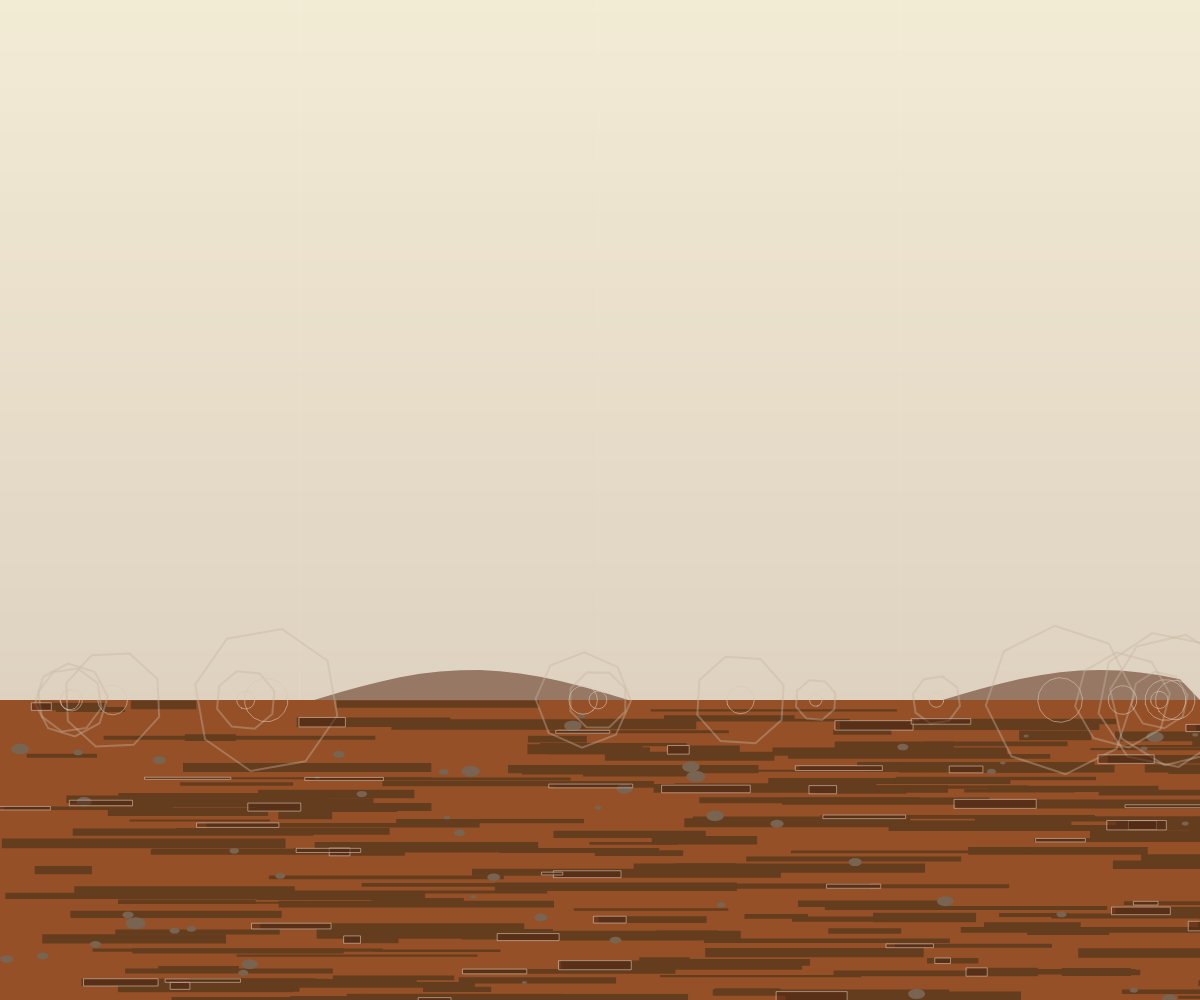
Frame 1 (no input)
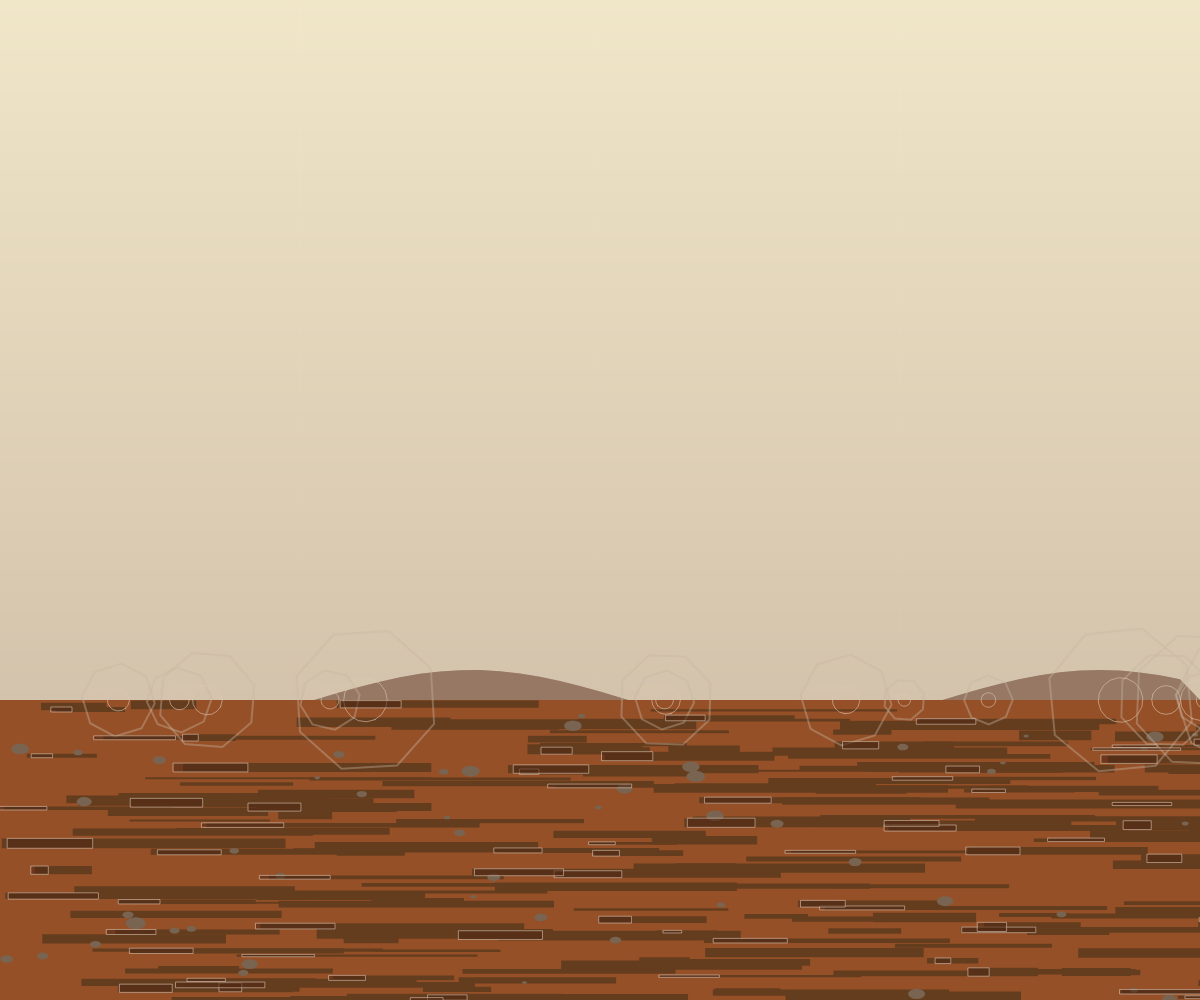
Frame 60 (no input)
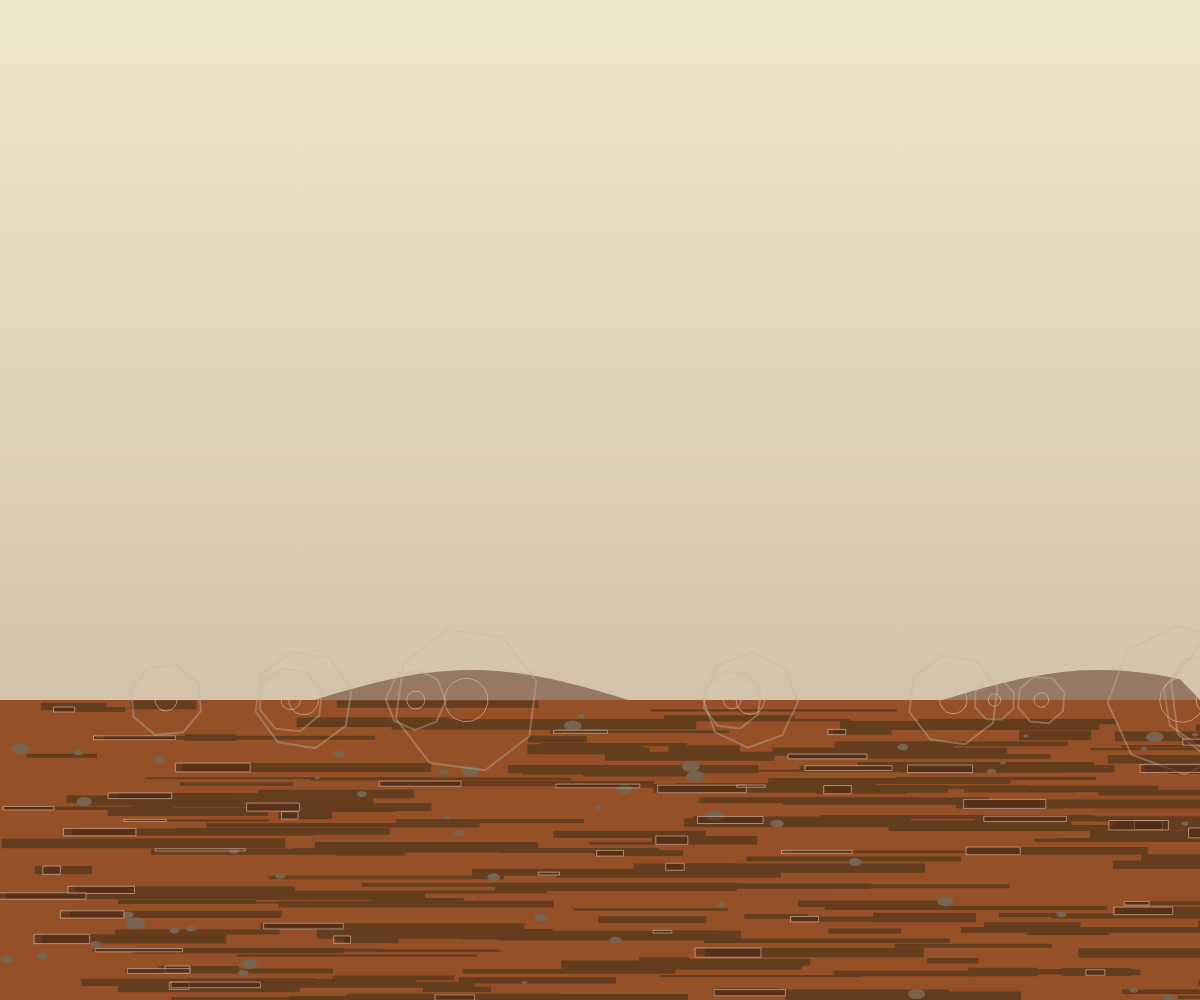
Frame 120 (the mouse pressed at the canvas centre since frame 60)

The p5.js sketch that drew these frames (run headless with seeded random() and noise() and a simulated clock; from frame 60 on, the mouse is pressed at the canvas centre):

// p5.js sketch
// ── sketch.js
let cracks = [];
let dustDevils = [];
let scrubShapes = [];

function setup() {
  createCanvas(windowWidth, windowHeight);
  noStroke();
  
  // Generate cracks
  for (let i = 0; i < 200; i++) {
    cracks.push({
      x: random(width),
      y: random(height * 0.7, height),
      w: random(50, 300),
      h: random(2, 10)
    });
  }
  
  // Generate dust devils
  for (let i = 0; i < 15; i++) {
    dustDevils.push({
      x: random(width),
      y: height * 0.7,
      size: random(20, 80),
      speed: random(0.5, 2),
      angle: random(TWO_PI),
      sway: random(-0.1, 0.1)
    });
  }
  
  // Generate scrub shapes
  for (let i = 0; i < 50; i++) {
    scrubShapes.push({
      x: random(width),
      y: random(height * 0.7, height),
      size: random(5, 20),
      sway: random(-0.05, 0.05)
    });
  }
}

function draw() {
  // Sky gradient
  for (let y = 0; y < height; y++) {
    let inter = map(y, 0, height, 0, 1);
    let c = lerpColor(color(240, 230, 200), color(200, 180, 160), inter);
    stroke(c);
    line(0, y, width, y);
  }
  
  // Distant rock formation
  fill(150, 120, 100);
  noStroke();
  beginShape();
  vertex(0, height * 0.7);
  for (let x = 0; x < width; x += 20) {
    let y = height * 0.7 + sin(x * 0.01) * 30;
    vertex(x, y);
  }
  vertex(width, height * 0.7);
  endShape(CLOSE);
  
  // Ground texture
  fill(150, 80, 40);
  rect(0, height * 0.7, width, height * 0.3);
  
  // Draw cracks
  fill(100, 60, 30);
  for (let crack of cracks) {
    rect(crack.x, crack.y, crack.w, crack.h);
  }
  
  // Draw scrub shapes
  fill(120, 100, 80);
  for (let shape of scrubShapes) {
    ellipse(shape.x, shape.y, shape.size, shape.size * 0.6);
  }
  
  // Update and draw dust devils
  for (let devil of dustDevils) {
    // Slowly move across screen
    devil.x += devil.speed;
    devil.angle += devil.sway;
    
    // Reset if off screen
    if (devil.x > width + 100) {
      devil.x = -100;
      devil.y = height * 0.7 + random(-50, 50);
    }
    
    // Draw swirling dust devil
    noFill();
    stroke(200, 180, 160, 100);
    strokeWeight(2);
    beginShape();
    for (let i = 0; i < 8; i++) {
      let angle = devil.angle + i * PI / 4;
      let x = devil.x + cos(angle) * devil.size;
      let y = devil.y + sin(angle) * devil.size;
      vertex(x, y);
    }
    endShape(CLOSE);
    
    // Draw central swirl
    stroke(220, 200, 180, 150);
    strokeWeight(1);
    beginShape();
    for (let i = 0; i < 16; i++) {
      let angle = devil.angle + i * PI / 8;
      let x = devil.x + cos(angle) * (devil.size * 0.3);
      let y = devil.y + sin(angle) * (devil.size * 0.3);
      vertex(x, y);
    }
    endShape(CLOSE);
  }
  
  // Draw shadows in cracks
  fill(80, 40, 20, 150);
  for (let crack of cracks) {
    if (random() > 0.7) {
      rect(crack.x + random(-10, 10), crack.y, crack.w * 0.3, crack.h);
    }
  }
}

function windowResized() {
  resizeCanvas(windowWidth, windowHeight);
}
